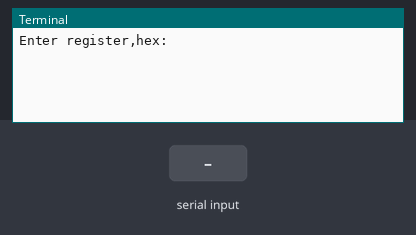
The program below on a simulated Raspberry Pi (BCM pin numbers). On the bench: the last lines printed to the terminal. The inputs (shaded band) are chosen by the test bench.

Above: at 1.2 s.
1.3 s: "5" typed at the terminal
At 1.6 s:
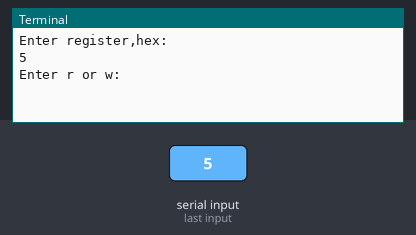
2.8 s: "w" typed at the terminal
At 4.0 s:
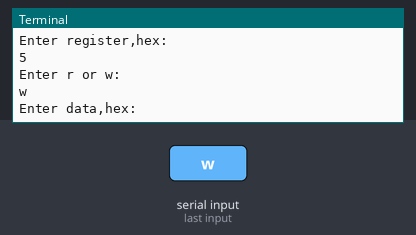

The program:

LMS6002spi_150721.py
```python
import spidev

spi = spidev.SpiDev()		# create spi object
spi.open(0, 0)			# open spi port 0, device CS=0
spi.bits_per_word=8		# only 8 supported

reg_in = raw_input("Enter register,hex: ")
reg = int(reg_in, 16)		# string to hex
# print "you entered register", reg

rw_in = raw_input("Enter r or w: ")
# print "you entered r/w", rw_in

if rw_in == 'w':
	reg_w = reg + 0x80	# for write MSB = 1
	# print "reg write", reg_w
	data_in = raw_input("Enter data,hex: ")
	data = int(data_in, 16)
	to_send = [reg_w, data]
	instr = spi.xfer2(to_send)	# transfer reg Nr and data
else:
	to_send = [reg, 0]		# to have 2x 8 CLK
	instr = spi.xfer2(to_send)	# gets data on MISO
	instr_hex = hex(instr[1]).split('x')[1] # takes second byte from array, converts to hex and splits '0x'
	# rd_data = spi.readbytes(2)

	# print "Register value", str(rd_data)
	print "Register value, hex", str(instr_hex)

spi.close()
```

Measured:
- after the input at 1.3 s, the terminal: prints a new line at once (image 1)
- after the input at 2.8 s, the terminal: prints a new line at once (image 2)
